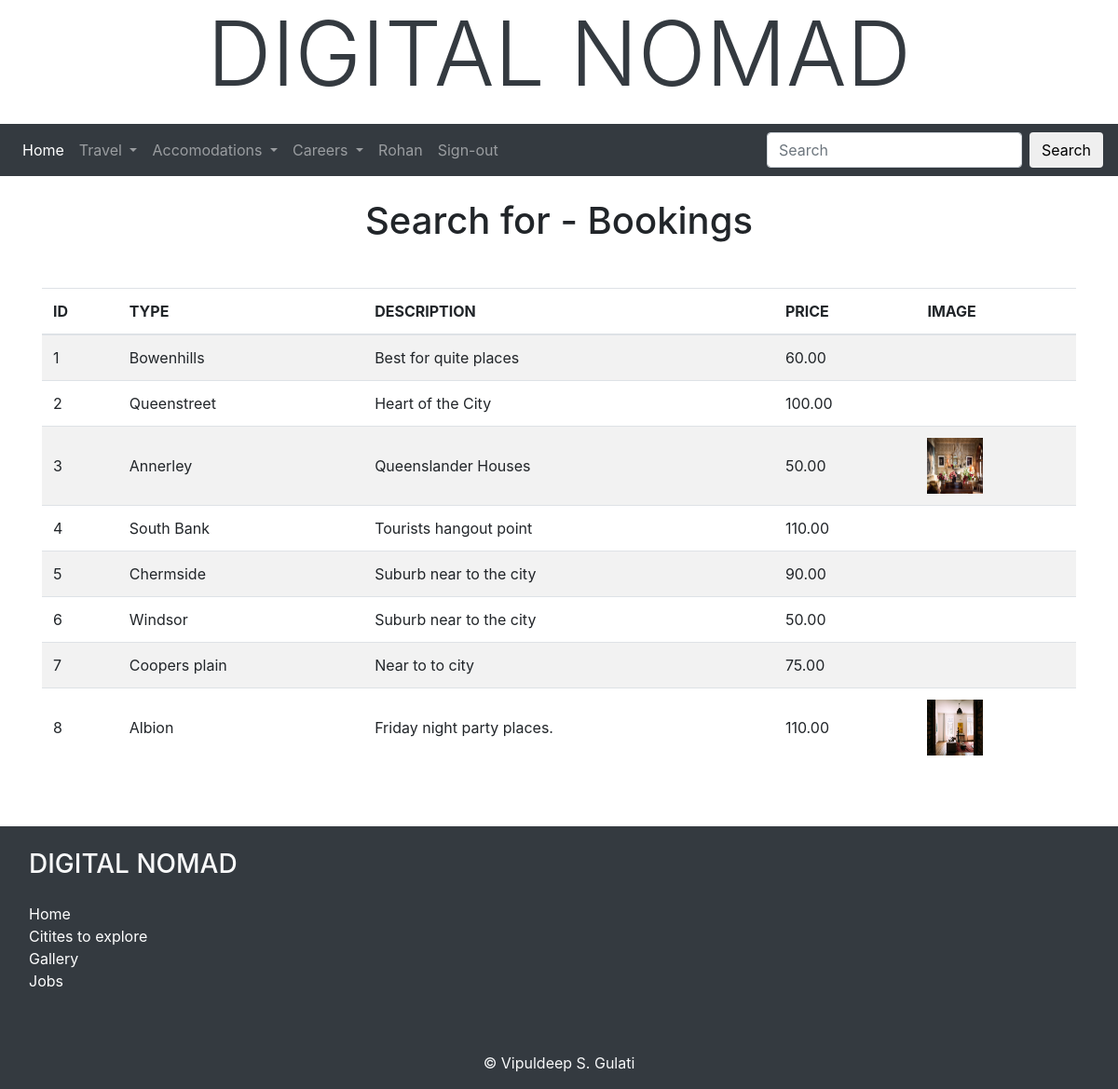
/search.php (signed in), run on the app's committed database.
### tables this page shows
CREATE TABLE `products` (
  `id` int(11) NOT NULL,
  `type` varchar(20) NOT NULL,
  `description` varchar(50) DEFAULT NULL,
  `price` int(11) NOT NULL,
  `image` varchar(50) NOT NULL
);

### search.php (the view, shortened to what this page needs)
<!DOCTYPE html>
<html lang="en">
<head>
    <link rel="stylesheet" href="https://maxcdn.bootstrapcdn.com/bootstrap/4.1.3/css/bootstrap.min.css">
    <link rel="stylesheet" href="css/buttons.css">
    <link rel="stylesheet" href="css/footer.css">
     <link rel="stylesheet" href="css/booking.css">
     <link rel="stylesheet" href="css/media.css">
</head>
<body onLoad="run_first()">
<?php include("include/banner.inc") ?>
<?php include("include/nav.inc") ?>
    <div class="container">
    <?php
        $conn  = db_connect();
        $key = '';
		$sql = "SELECT * FROM products";
        $sql = $sql . " WHERE (type like '%$key%') or (description like '%$key%');";
		$result = $conn -> query($sql);
		print "<h1 class=\"text-center my-4\">Search for - Bookings</h1>\n";
		print "<div class=\"table-responsive my-5\">\n";
		print "<table class=\"table table-striped\">\n";
            print "<thead>\n";
				print "<tr>\n";
					while ($field = $result -> fetch_field())
					{
  						print "<th>" . strtoupper($field->name) . "</th>\n";
					}
      			print "</tr>\n";
    		print "</thead>\n";
    		print "<tbody>\n";
                while ($row = $result -> fetch_assoc()){
                    $id = $row["id"];
                    $type = $row["type"];
                    $description = $row["description"];
                    $price = number_format($row["price"],2);
                    $image = $row["image"];
      			    print "<tr>\n";
                    print "<td class=\"align-middle\">$id</td>\n";
                    if($type)
                        print "<td class=\"align-middle\">$type</td>\n";
                    else
                        print "<td class=\"align-middle\">&nbsp;</td>\n";;
                    if($description)
                        print "<td class=\"align-middle\">$description</td>\n";
                    else
                        print "<td class=\"align-middle\">&nbsp;</td>\n";
                    if($price)
                        print "<td class=\"align-middle\">$price</td>\n";
                    else
                        print "<td class=\"align-middle\">&nbsp;</td>\n";
                    if (@file_exists($image))
                    {
                        print "<td class=\"align-middle\"><img src = $image width=60 height=60></td>\n";
                    }
                    else
                    {
                        print "<td class=\"align-middle\">&nbsp;</td>\n";;
                    }
      			    print "</tr>\n";
                }
    		print "</tbody>\n";
        print "</table>\n";
        print "</div>\n";
	?>
    </div>
	<?php include("include/footer.inc") ?>
</body>
</html>

### data on the page
products: id "1", type "Bowenhills", description "Best for quite places", price "60.00"
products: id "2", type "Queenstreet", description "Heart of the City", price "100.00"
products: id "3", type "Annerley", description "Queenslander Houses", price "50.00", image (picture)
products: id "4", type "South Bank", description "Tourists hangout point", price "110.00"
products: id "5", type "Chermside", description "Suburb near to the city", price "90.00"
products: id "6", type "Windsor", description "Suburb near to the city", price "50.00"
products: id "7", type "Coopers plain", description "Near to to city", price "75.00"
products: id "8", type "Albion", description "Friday night party places.", price "110.00", image (picture)

### other printed values
$_SESSION['name'] "Rohan"
$field->name "ID"
$field->name "TYPE"
$field->name "DESCRIPTION"
$field->name "PRICE"
$field->name "IMAGE"
